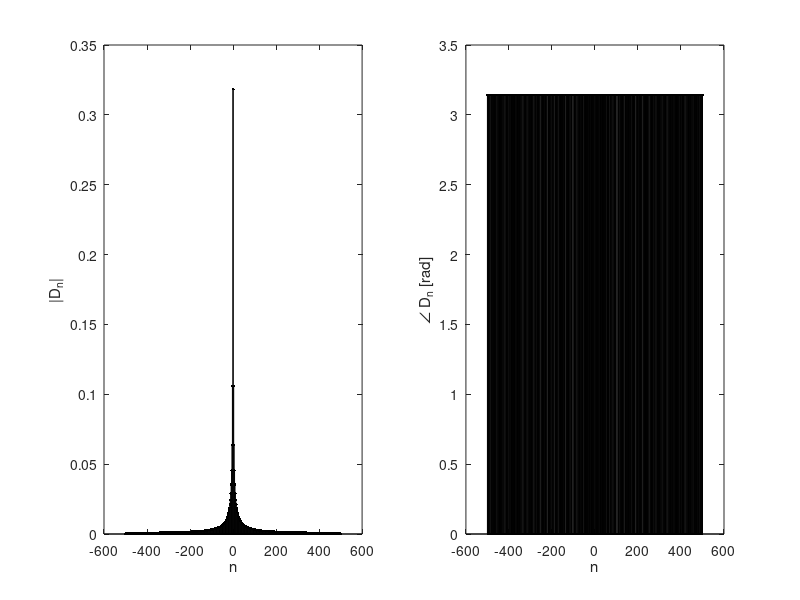

MATLAB code to generate this figure:
clf;
n = (-500:500);
D_n = (1./(n.*pi).*sin((n.*pi)./2));
subplot(1,2,1); stem(n,abs(D_n),'.k');
xlabel('n'); ylabel('|D_n|');
subplot(1,2,2); stem(n,angle(D_n),'.k');
xlabel('n'); ylabel('\angle D_n [rad]');
